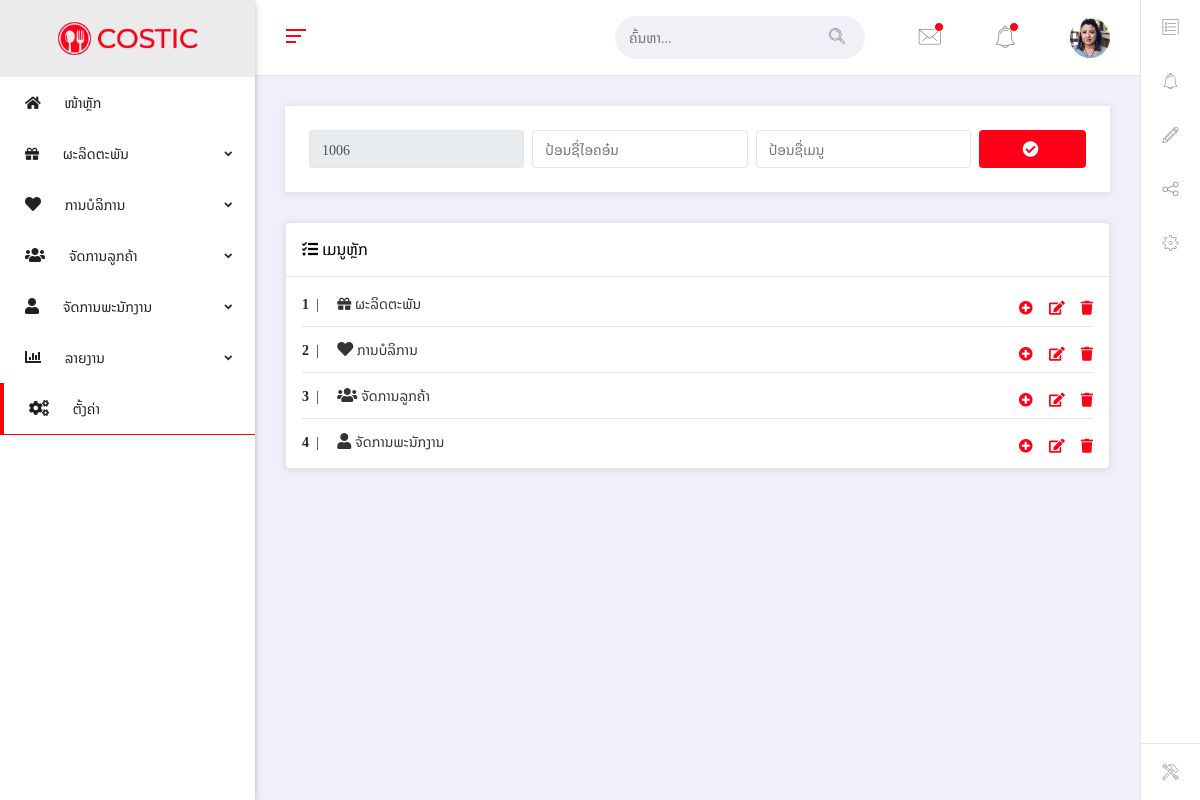
Screenshot of /services/settings/menu.php with the database file from the repository.
### tables this page shows
CREATE TABLE `sp_menu` (
  `m_id` int(11) NOT NULL,
  `m_icon` varchar(50) DEFAULT NULL,
  `m_name` varchar(55) DEFAULT NULL,
  `tab_id` varchar(55) DEFAULT NULL
);

### services/settings/menu.php (the view, shortened to what this page needs)
<!DOCTYPE html>
<html lang="en">
<head>
  <?php include '../../components/libary/lib.php' ?>
</head>
<body class="ms-body ms-aside-left-open ms-primary-theme ms-has-quickbar">
  <?php include ('../../components/layout/sidenav-left.php') ?>
  <main class="body-content">
    <?php include ('../../components/layout/navbar-top.php') ?>
    <?php
      $get_resultset=mysqli_query($con,"SELECT*FROM sp_menu");
      $rested=mysqli_num_rows($get_resultset);
      $detake=mysqli_query($con,"SELECT m_id from sp_menu where m_id=(select max(m_id)from sp_menu)");
      $result=mysqli_fetch_array($detake);
      $id=$result[0]+1;
      ?>
    <div class="ms-content-wrapper">
      <div class="row">
        <div class="col-md-12">
          <div class="ms-panel">
            <div class="ms-panel-body">
              <div class="row">
                <div class="col-xl-12 col-md-6 pd-0">
                  <form action="" method="post">
                    <div class="form-group d-flex m-0 fs-14 clearfix">
                      <input type="text" class="form-control mr-2 fs-20"
                      <?php if($rested>=1){echo "readonly";}else{echo "";} ?>
                      name="m_id" value="<?php if($rested>=1){echo $id;}else{echo "";} ?>">
                      <input type="text" class="form-control mr-2 fs-20"  name="m_icon" placeholder="ປ້ອນຊື່ໄອຄອ໋ນ" >
                      <input type="text" class="form-control mr-2 fs-20"  name="m_name" placeholder="ປ້ອນຊື່ເມນູ" >
                      <button type="submit" name="onSubmit" class="ms-btn-icon btn-primary w-50 float-right">
                        <i class="fa fa-check-circle"> </i>
                      </button>
                    </div>
                  </form>
                </div>
              </div>
            </div>
          </div>
        </div>
      </div>
      <div class="row ms-todo-list">
        <div class="col-xl-12 col-md-12 col-sm-12 ms-deletable">
          <div class="ms-card">
            <div class="ms-card-header clearfix">
              <h6 class="ms-card-title"><i class="fa fa-tasks"></i> ເມນູຫຼັກ</h6>
            </div>
            <div class="ms-card-body">
              <ul class="ms-list ms-task-block">
                <?php
                $spaMenu=mysqli_query($con,"SELECT*FROM sp_menu");
                $i=1;
                foreach ($spaMenu as $key) {
                  ?>
                <li class="ms-list-item ms-to-do-task ms-deletable">
                <strong><?php echo $i; ?></strong>&nbsp; | &nbsp;&nbsp;&nbsp;
                 <span><?php echo $key['m_icon'] ?> <?php echo $key['m_name'] ?></span>
                  <div class="close">
                  <a href="" class="mt-0"><i class="fa fa-plus-circle"> </i> </a> &nbsp;
                  <a href="" class="mt-0"><i class="fa fa-edit"> </i> </a> &nbsp;
                  <a href="#" onclick="_deteteMenu(<?php echo $key['m_id'];?>)" class="mb-0"><i class="fa fa-trash"> </i></a>
                </div>
                </li>
              <?php $i++;} ?>
              </ul>
            </div>
          </div>
        </div>
      </div>
    </div>
</main>
<?php include ('../../components/layout/quickbar.php') ?>
</body>
</html>

### components/layout/sidenav-left.php (shortened to what this page needs)
<?php $con = mysqli_connect('localhost', 'root', '', 'spadb');?>
<aside id="ms-side-nav" class="side-nav fixed ms-aside-scrollable ms-aside-left">
  <div class="logo-sn ms-d-block-lg">
    <a class="pl-0 ml-0 text-center" href="index.html">
      <img src="../../assets/img/costic/costic-logo-216x62.png" alt="logo">
    </a>
  </div>
  <ul class="accordion ms-main-aside fs-14" id="side-nav-accordion">
    <li class="menu-item" id="home">
      <a href="../../services/home"> <span><i class="fas fa-home"></i> ໜ້າຫຼັກ</span>
      </a>
    </li>
<?php
  $callMenu=mysqli_query($con,'SELECT*FROM sp_menu');
  foreach ($callMenu as $key) {
 ?>
    <li class="menu-item" id="<?php echo $key['tab_id'] ?>">
      <a href="#" class="has-chevron" data-toggle="collapse" data-target="#<?php echo $key['tab_id'] ?>" aria-expanded="false" aria-controls="<?php echo $key['tab_id'] ?>">
         <span><?php echo $key['m_icon'] ?>  <?php echo $key['m_name'] ?> </span>
      </a>
    </li>
<?php } ?>
      <li class="menu-item"  id="reports">
        <a href="#" class="has-chevron" data-toggle="collapse" data-target="#report" aria-expanded="false" aria-controls="report">
           <span><i class="fa fa-bar-chart fs-16"></i>  ລາຍງານ </span>
        </a>
      </li>
    <li class="menu-item" id="settings">
      <a href="../settings/"> <span><i class="fa fa-cogs fs-16"></i> ຕັ້ງຄ່າ</span>
      </a>
    </li>
  </ul>
</aside>

### services/settings/menu.php (style rules this page uses)
#settings { border-left: 4px solid red; border-bottom: 1px solid red; }

### rows the page displays
sp_menu: m_name "ຜະລິດຕະພັນ"
sp_menu: m_name "ການບໍລິການ"
sp_menu: m_name "ຈັດການລູກຄ້າ"
sp_menu: m_name "ຈັດການພະນັກງານ", m_id "1006"
